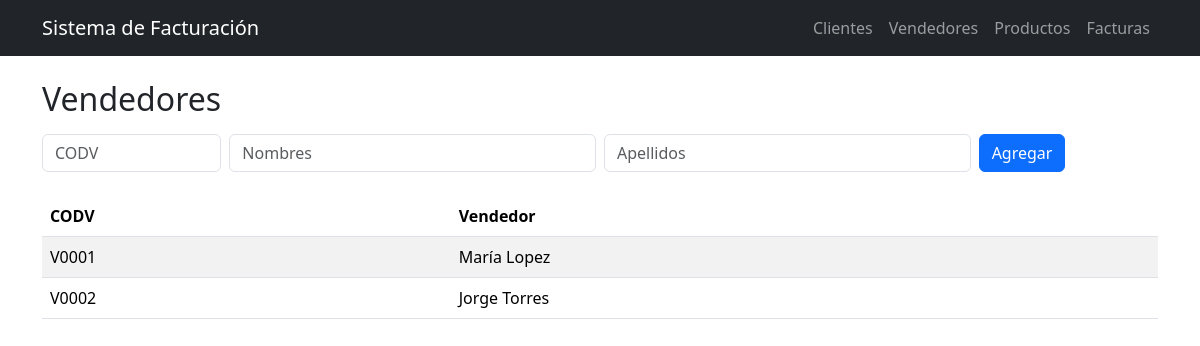
The page /vendedores on the database its author committed.
### tables this page shows
CREATE TABLE VENDEDOR (
  CODV  CHAR(5) PRIMARY KEY,
  NOMB  VARCHAR(40),
  APEL  VARCHAR(40)
);

### app.py (the view)
@app.route("/vendedores")
def vendedores():
    db = get_db()
    rows = db.execute("SELECT * FROM VENDEDOR ORDER BY CODV").fetchall()
    return render_template("vendedores.html", rows=rows)

### app.py (called while the page is built)
def get_db():
    db = getattr(g, "_db", None)
    if db is None:
        need_init = not os.path.exists(DB_PATH)
        db = g._db = sqlite3.connect(DB_PATH)
        db.row_factory = sqlite3.Row
        db.execute("PRAGMA foreign_keys = ON")
        if need_init:
            with open(SCHEMA_PATH, "r", encoding="utf-8") as f:
                db.executescript(f.read())
            seed(db)
            db.commit()
    return db

### templates/vendedores.html
{% extends "base.html" %}
{% block content %}
<h2 class="mb-3">Vendedores</h2>
<form class="row g-2 mb-4" method="post" action="{{ url_for('vendedores_nuevo') }}">
  <div class="col-2"><input required name="CODV" placeholder="CODV" class="form-control"></div>
  <div class="col-4"><input name="NOMB" placeholder="Nombres" class="form-control"></div>
  <div class="col-4"><input name="APEL" placeholder="Apellidos" class="form-control"></div>
  <div class="col-2"><button class="btn btn-primary">Agregar</button></div>
</form>
<table class="table table-striped">
  <thead><tr><th>CODV</th><th>Vendedor</th></tr></thead>
  <tbody>
  {% for r in rows %}
    <tr><td>{{ r.CODV }}</td><td>{{ r.NOMB }} {{ r.APEL }}</td></tr>
  {% endfor %}
  </tbody>
</table>
{% endblock %}

### rows shown on the page
VENDEDOR: CODV "V0001", NOMB "María", APEL "Lopez"
VENDEDOR: CODV "V0002", NOMB "Jorge", APEL "Torres"
